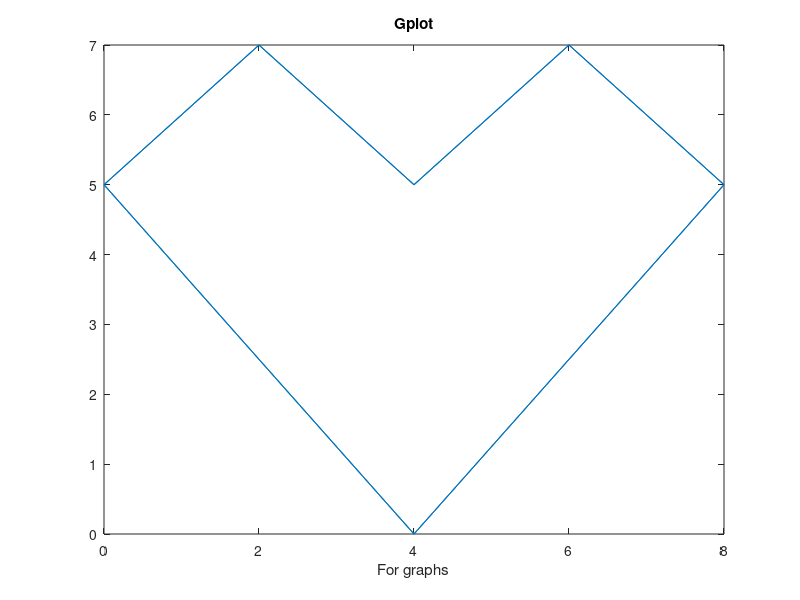
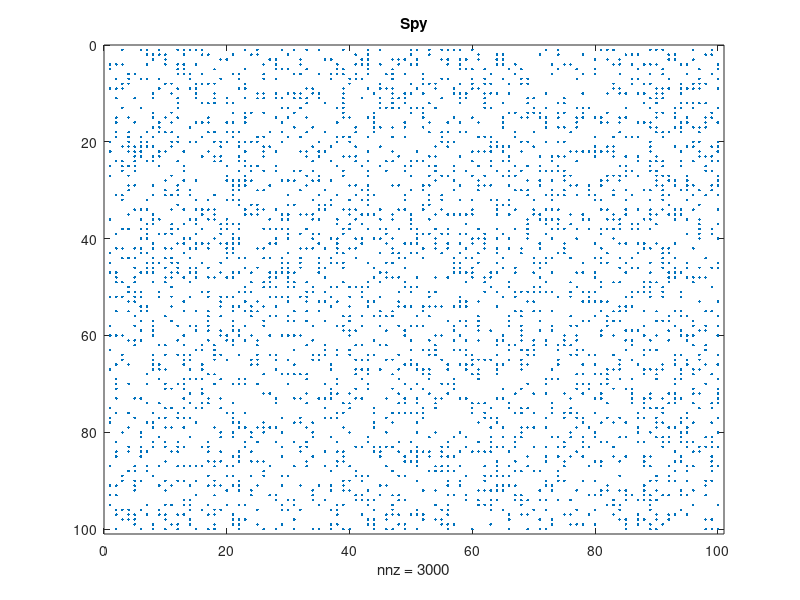
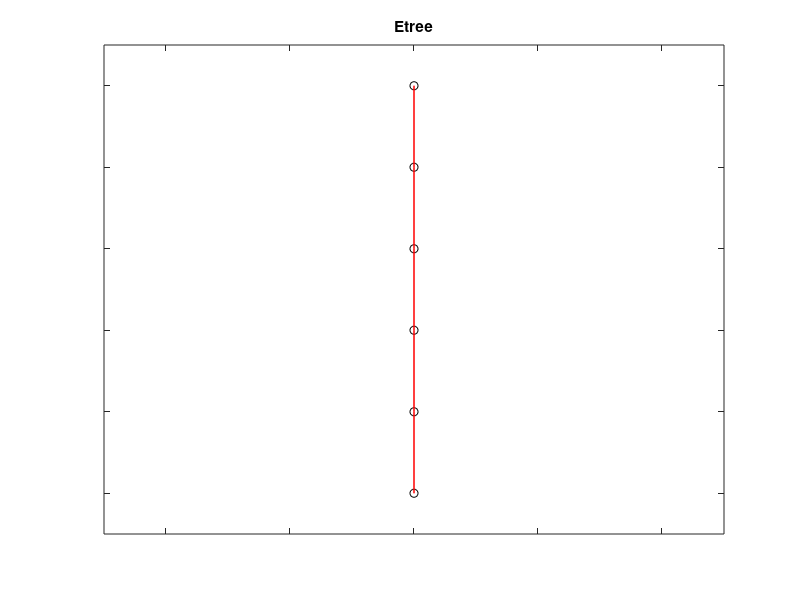
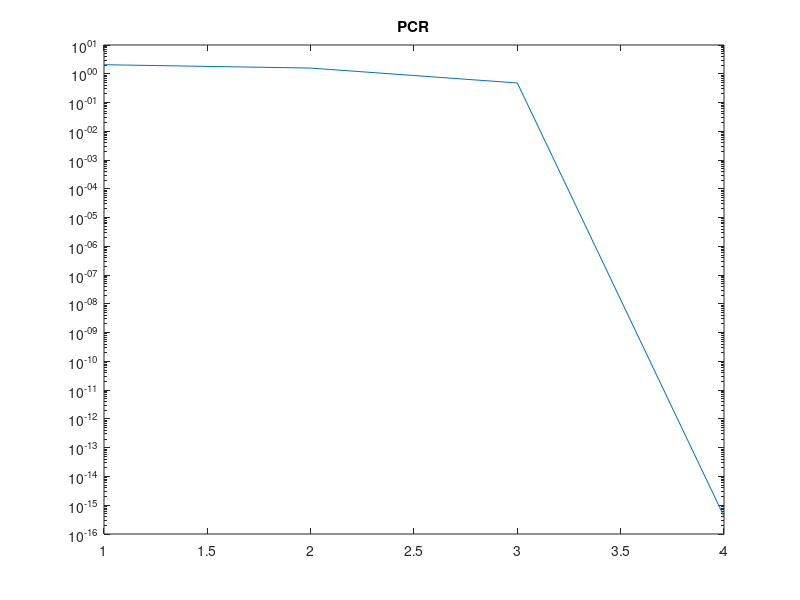

MATLAB code to generate these figures, in order:
% Sparse Matrices

speye_ = speye(4)

sprand_ = sprand(3, 3, 0.2)

sprandn_ = sprandn(3, 3, 0.3)

sparse_ = sparse(1:3, 1:3, 1:3) 

spfun_ = spfun(@sin, sprand_)

spmax_ = max(sparse_, sprand_)

atan2_ = atan2(sparse_, sprand_)

[x, y] = find(speye_);
[x, y]

scalar = nnz(speye_)


A = sparse([2,6,1,3,2,4,3,5,4,6,1,5], [1,1,2,2,3,3,4,4,5,5,6,6], 1,6,6);
xy =  [0,4,8,6,4,2;5,0,5,7,5,7]';
figure(1); 
gplot(A, xy);
title("Gplot");
xlabel("For graphs");
print("IMG/20_Sparse_Matrices/01_gplot.png");

A = sprandn(100, 100, 0.3);

figure(2);
spy(A);
title("Spy");
print("IMG/20_Sparse_Matrices/02_spy.png");


A = sparse(ceil(rand(30, 1)*6), ceil(rand(30, 1)*6), 1, 6, 6);
figure(3);
etreeplot(A);
title("Etree");
print("IMG/20_Sparse_Matrices/03_etree.png");



N = 10;
A = sparse(diag([1:N]));
b = rand(N, 1);

x = pcr(A, b)

applyA = @(x) [1:10]' .* x;
x = pcr(applyA, b)

function y = applyM(x)
    K = floor(length(x) - 2);
    y = x;
    y(1:K) = x(1:K) ./ [1:K]'
endfunction


[x, flag, relres, iter, resvec] = pcr(A, b, [], [], 'applyM')
figure(4);
semilogy([1:iter+1], resvec);
title("PCR");
print("IMG/20_Sparse_Matrices/04_pcr.png");


% Application

node_y= [1;1.2;1.5;1.8;2]*ones(1,11);
node_x= ones(5,1)*[1,1.05,1.1,1.2, ...
    1.3,1.5,1.7,1.8,1.9,1.95,2];
nodes= [node_x(:), node_y(:)];
[h,w]= size(node_x);
elems= [];
for idx= 1:w-1
    widx= (idx-1)*h;
    elems= [elems; ...
        widx+[(1:h-1);(2:h);h+(1:h-1)]'; ...
        widx+[(2:h);h+(2:h);h+(1:h-1)]' ];
endfor
E= size(elems,1); # No. of simplices
N= size(nodes,1); # No. of vertices
D= size(elems,2); # dimensions+1

# Element conductivity
conductivity= [1*ones(1,16), ...
    2*ones(1,48), 1*ones(1,16)];
# Connectivity matrix
C = sparse ((1:D*E), reshape (elems', ...
    D*E, 1), 1, D*E, N);

figure(5);
spy(C);
title("Connectivity");
print("IMG/20_Sparse_Matrices/05_connect.png"); 

Siidx = floor([0:D*E-1]'/D) * D * ones(1, D) + ones(D*E, 1)*(1:D);
Sjidx = [1:D*E]' * ones(1, D);
Sdata = zeros(D*E, D);
dfact = factorial(D - 1);

for j = 1 : E 
    a = inv([ones(D, 1), nodes(elems(j, :), :)]);
    const = conductivity(j) * 2 / dfact / abs(det(a));
    Sdata(D*(j-1)+(1:D), :) = const * a(2:D, :)' * a(2:D, :);
endfor 

SE = sparse(Siidx, Sjidx, Sdata);
S = C' * SE * C;

D_nodes = [1:5, 51:55];
D_value = [10 * ones(1, 5), 20 * ones(1, 5)];
V = zeros(N, 1);
V(D_nodes) = D_value;
idx = 1:N;
idx(D_nodes) = [];


N_nodes = [];
N_value = [];
Q = zeros(N, 1);
Q(N_nodes) = N_value;

V(idx) = S(idx, idx) \ (Q(idx) - S(idx, D_nodes) * V(D_nodes));

elemx = elems(:, [1, 2, 3, 1])';
xelems = reshape(nodes(elemx, 1), 4, E);
yelems = reshape(nodes(elemx, 2), 4, E);
velems = reshape(V(elemx), 4, E);
figure(6);
plot3(xelems, yelems, velems, 'b');
grid on;
% box on;
title("Voltage solution per vertex");
print("IMG/20_Sparse_Matrices/06_app.png");



